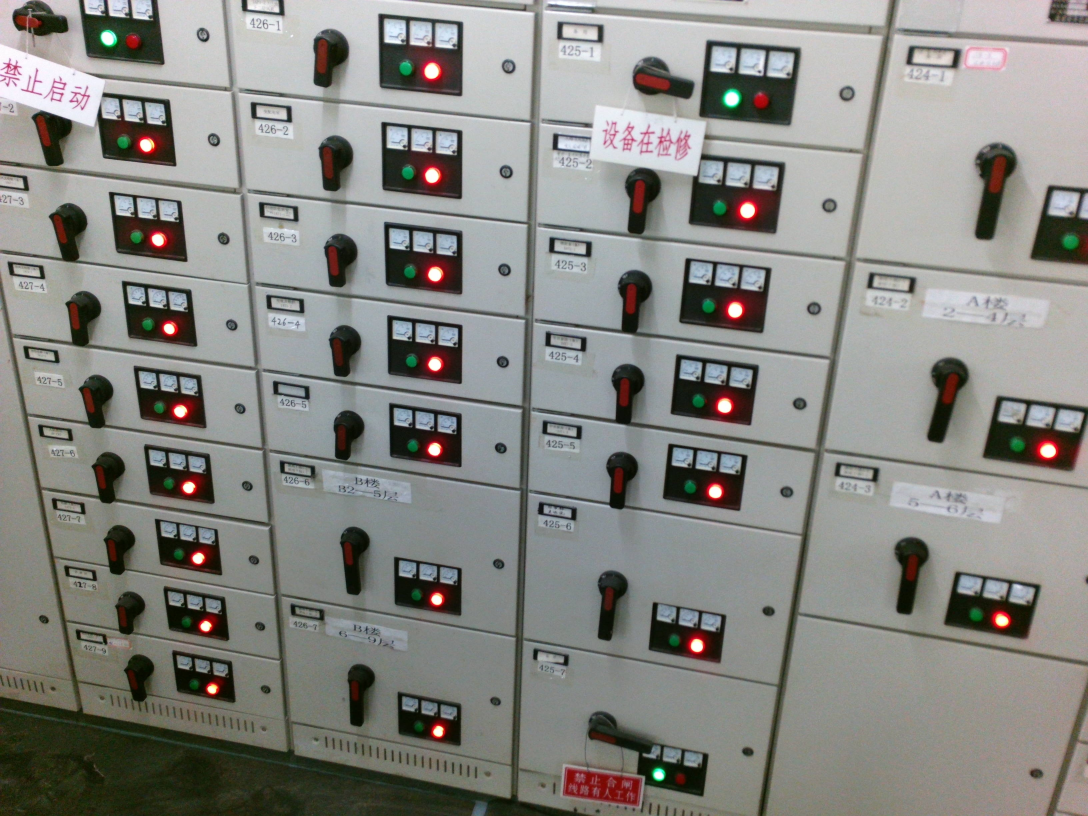
#> input picture capture/sample.jpg, 3264 x 2448 px (shown at 1/3 size)
$ python -i detectstatus.py   (imports and definitions only)   (older library calls are emulated)
#> lines starting #> are read from the running program, lines starting #| are printed output that depends on the picture
import numpy as np
import cv2
import time

cv_version = 36


### input value: draw=True,show, draw=False, not show
### return value:[1,'W']horizontal, [1,'H']vertical,[0,'N']no result
### detection region is inside 0.1~0.8
### steps: threshold & binarization --> erode & dilate --> findcontours --> discrimination
# [985 lines left out: functions detect_Lockgate_Status, detect_LED_green, detect_LED_red, detect_LED_yellow, choose_brightest_area, check_Hsv_LED_red and 4 more, not called in this run]

def detect_LED_gray(src):
#> called with src = 'capture/sample.jpg'
    print (src)

    inImg = cv2.imread(src)
#> inImg is the input picture: shape (2448, 3264, 3); mean B, G, R 130.8, 135.1, 135.2
    rects = []
    w = inImg.shape[1]
#> w = 3264
    h = inImg.shape[0]
#> h = 2448

    if h < 120:
        scale = 2
    else:
        scale = 1

    #cv2.imshow('input', inImg)
    #cv2.waitKey(2)

    resizeImg = cv2.resize(inImg, (int(scale * w), int(scale* h)), interpolation=cv2.INTER_CUBIC)

    img_gray = cv2.cvtColor(resizeImg, cv2.COLOR_BGR2GRAY)
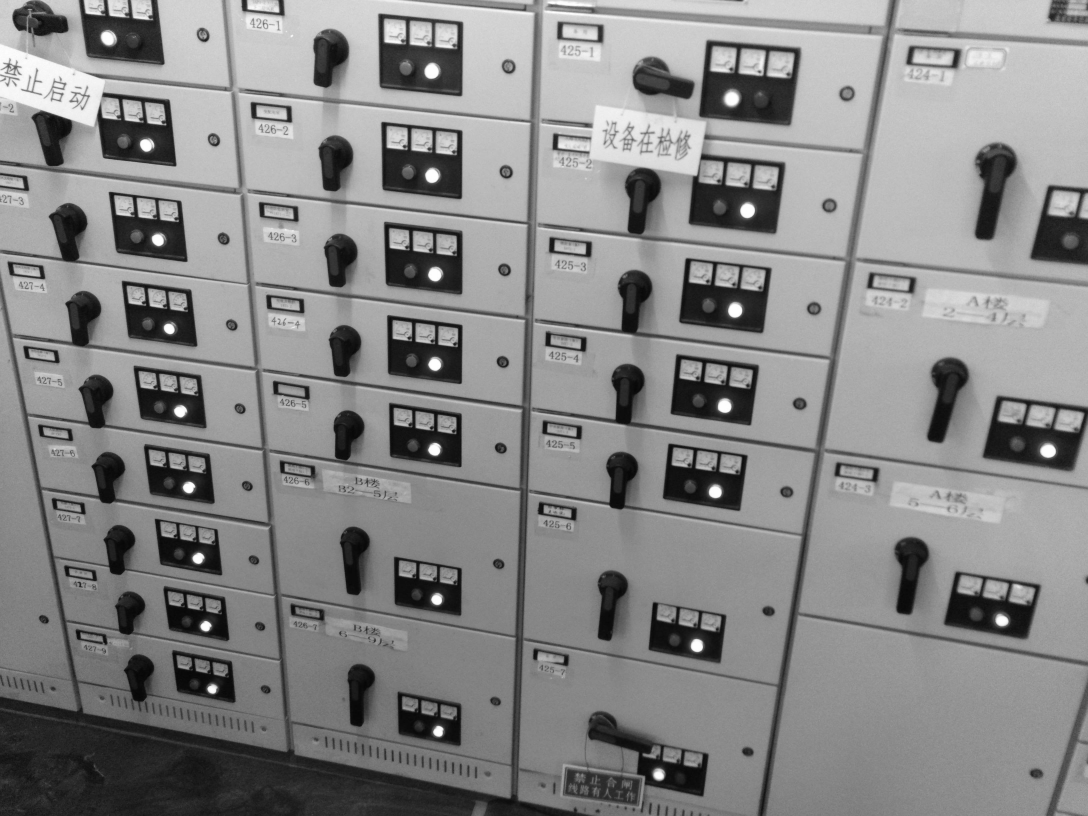
#> img_gray: shape (2448, 3264) (shown at 1/3 size); min 2, max 255, mean 134.7
    img = cv2.medianBlur(img_gray, 5)
    img_bin = cv2.threshold(img,110,255,cv2.THRESH_BINARY_INV)
    cv2.imshow('green', img_gray)
    cv2.waitKey(2)
    time.sleep(1)


    ###------------------###### change hole value from 3 to 8 according to different brightness of light
    convsize = [(1,1)]

    circles = [[]]
    #### try to use different parameter to meet different brightness of image
    for conv in convsize:
        dilated = cv2.dilate(img, cv2.getStructuringElement(cv2.MORPH_ELLIPSE, conv), iterations=2)
        img = dilated
        # [9 lines of commented-out code are left out]

        circles = [[0,0,0]]
        if cv_version == 24:
            circles = cv2.HoughCircles(img,cv2.cv.CV_HOUGH_GRADIENT,1,10,param1=250,param2=20,minRadius=12,maxRadius=60) #10,40
        else:
            circles = cv2.HoughCircles(img,cv2.HOUGH_GRADIENT,1,10,param1=250,param2=20,minRadius=12,maxRadius=60) #10,40

        #circles = cv2.HoughCircles(img,cv2.cv.CV_HOUGH_GRADIENT,1,50,param1=80,param2=30,minRadius=10,maxRadius=50)

        #print (circles)
        if circles is not None:
            break

    if circles is not None:
        circles = np.uint16(np.around(circles))
#> circles = 131 rows, first 8: [1018, 756, 54], [1930, 558, 54], [1904, 860, 50], [990, 138, 52], [1884, 1138, 49], [1866, 1400, 46], [1006, 460, 53], [202, 668, 59]
        for i in circles[0,:]:
            x = i[0]
            y = i[1]
            r = i[2]
            cv2.circle(resizeImg,(x,y),r,(0,0,255),-1)
#> this loop made 131 passes
#> (x, y, r) on passes 1 to 12: (1018, 756, 54), (1930, 558, 54), (1904, 860, 50), (990, 138, 52), (1884, 1138, 49), (1866, 1400, 46), (1006, 460, 53), (202, 668, 59), (1034, 1022, 47), (1044, 1276, 45), (2204, 932, 21), (206, 658, 49)
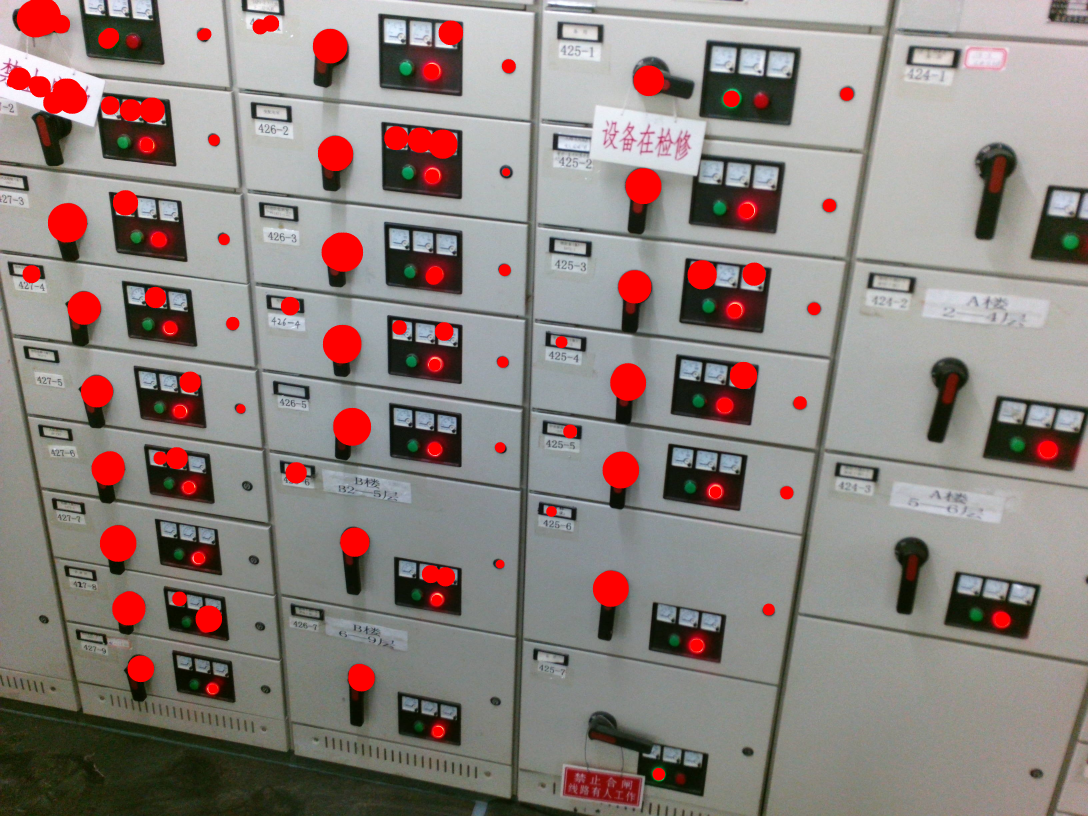
#> resizeImg: shape (2448, 3264, 3) (shown at 1/3 size); mean B, G, R 126.9, 131, 141.7
        # [10 lines of commented-out code are left out]

    return circles

# [13 lines left out: function detecthandle, not called in this run]


# [8 lines of commented-out code are left out]
"""
level = 1000

lev_bright = int(level%10)
lev_hue = int(level%100)
lev_hue = int(lev_hue/10)
lev_sat = int(level%1000)
lev_sat = int(lev_sat/100)
lev_param = int(level/1000)

print(lev_bright, lev_hue, lev_sat, lev_param)

scalar_med = 19.124
scalar_std = 3.678
scalar1 = np.uint16(scalar_med)
std1 = np.uint16(scalar_std)
print(scalar1, std1)
"""

>>> result = detect_LED_gray('capture/sample.jpg')
#> result has the same summary as circles in detect_LED_gray

$ run again, on capture/00123133312f.jpg
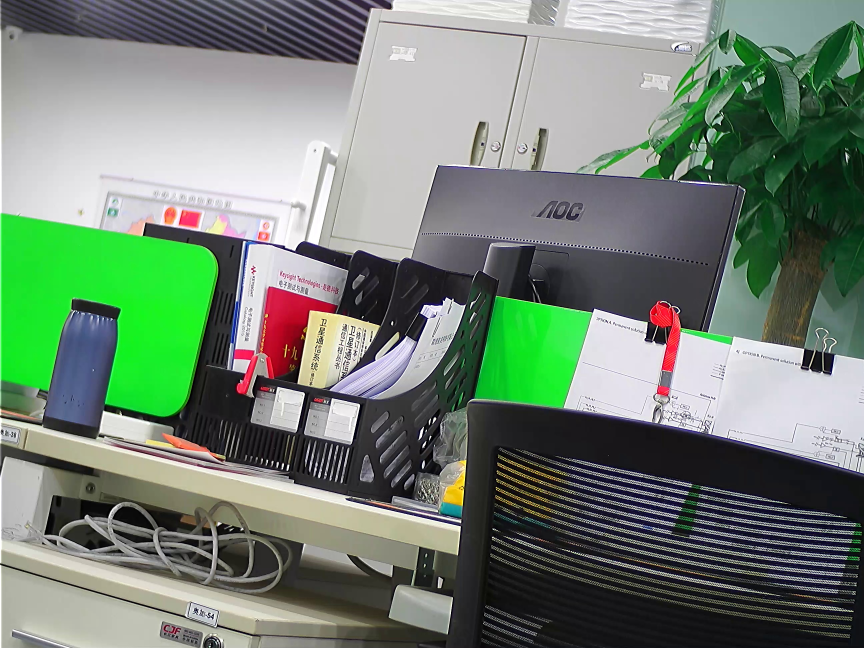
#> input picture capture/00123133312f.jpg, 2592 x 1944 px (shown at 1/3 size)
#> in detect_LED_gray, inImg is the input picture: shape (1944, 2592, 3); mean B, G, R 115.4, 130.5, 114.8
#> in detect_LED_gray, `img_gray = cv2.cvtColor(resizeImg, cv2.COLOR_BGR2GRAY)`:
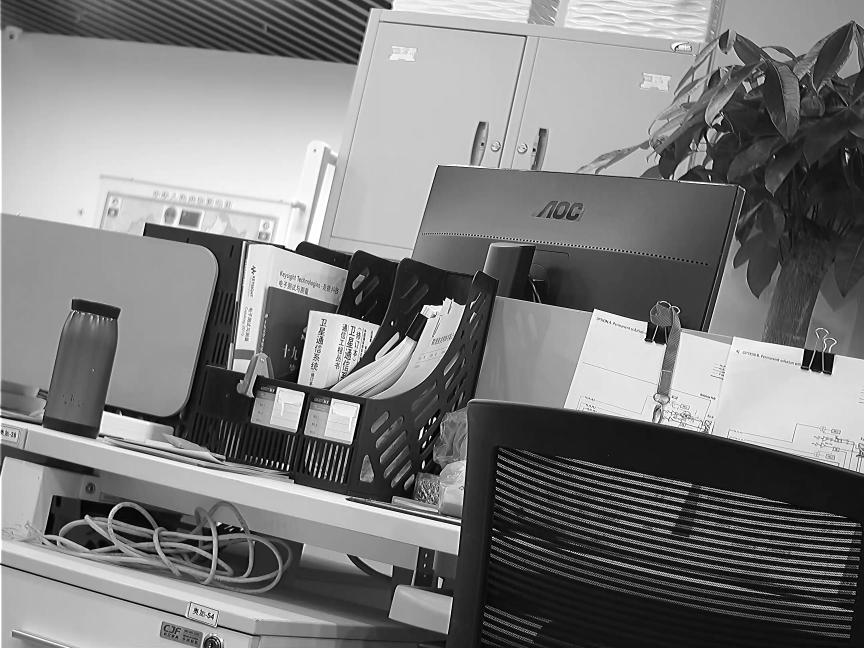
#> img_gray: shape (1944, 2592) (shown at 1/3 size); min 0, max 255, mean 124.1
#> circles = 1948 rows, first 8: [1560, 1438, 59], [380, 1562, 56], [1566, 1458, 58], [1598, 1454, 58], [1554, 1462, 58], [1612, 1460, 58], [2152, 1650, 56], [1716, 1502, 53]
#> the loop in detect_LED_gray, `for i in circles[0,:]:` made 1948 passes
#> after the loop in detect_LED_gray, `for i in circles[0,:]:`:
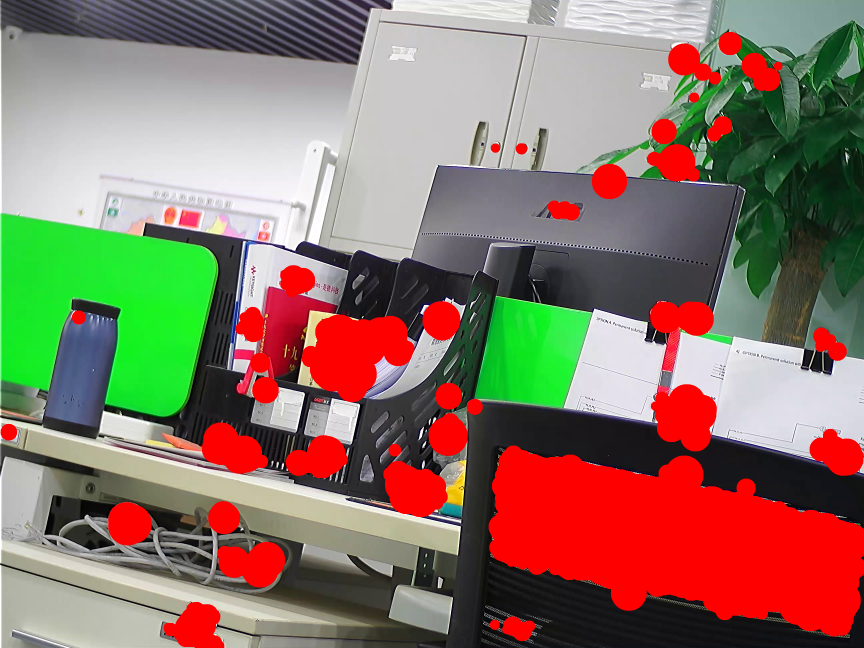
#> resizeImg: shape (1944, 2592, 3) (shown at 1/3 size); mean B, G, R 102.2, 117.3, 140.4
#> result has the same summary as circles in detect_LED_gray

$ run again, on capture/00124113795e.jpg
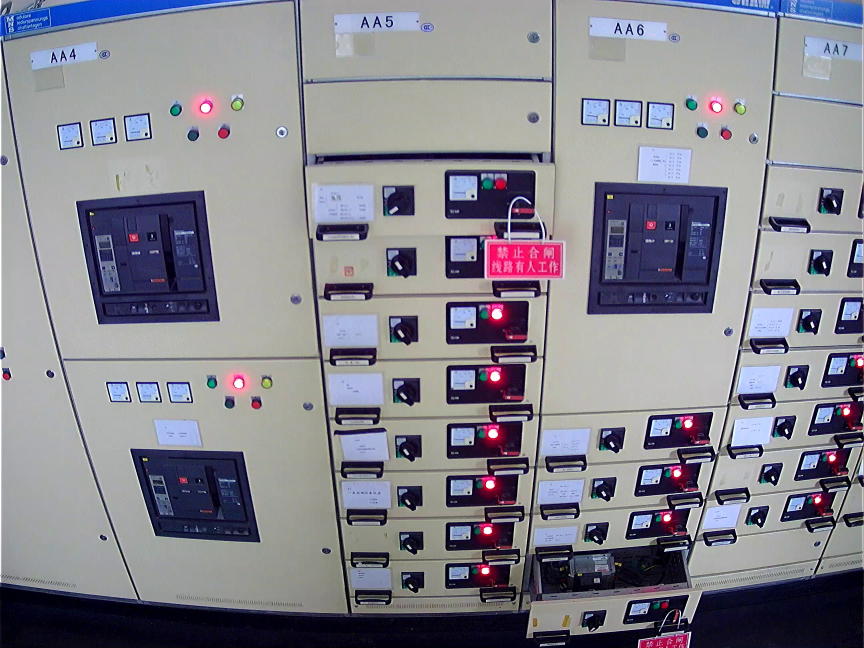
#> input picture capture/00124113795e.jpg, 2592 x 1944 px (shown at 1/3 size)
#> in detect_LED_gray, inImg is the input picture: shape (1944, 2592, 3); mean B, G, R 140.8, 130.9, 131.9
#> in detect_LED_gray, `img_gray = cv2.cvtColor(resizeImg, cv2.COLOR_BGR2GRAY)`:
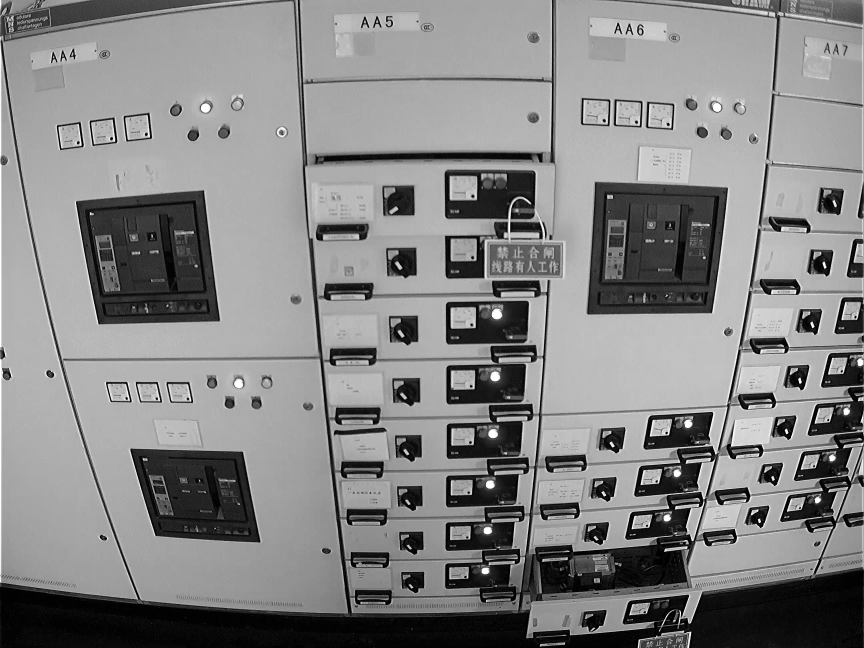
#> img_gray: shape (1944, 2592) (shown at 1/3 size); min 0, max 255, mean 132.3
#> circles = 226 rows, first 8: [2464, 1526, 57], [2032, 1866, 39], [54, 58, 53], [1568, 626, 40], [1942, 1566, 56], [1928, 1868, 59], [2080, 1460, 53], [1486, 1128, 15]
#> the loop in detect_LED_gray, `for i in circles[0,:]:` made 226 passes
#> after the loop in detect_LED_gray, `for i in circles[0,:]:`:
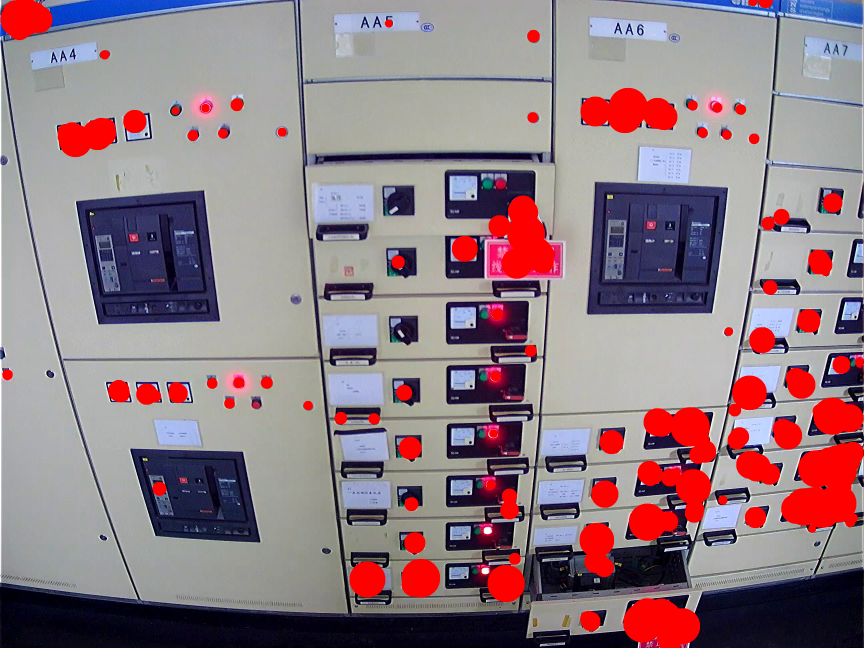
#> resizeImg: shape (1944, 2592, 3) (shown at 1/3 size); mean B, G, R 131.1, 123.3, 143.7
#> result has the same summary as circles in detect_LED_gray

$ run again, on capture/001241137960.jpg
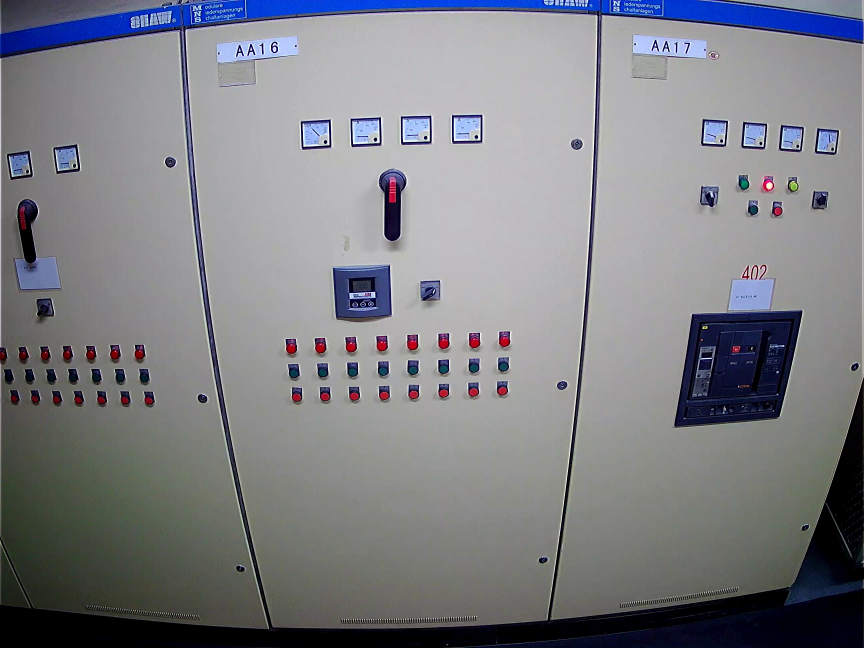
#> input picture capture/001241137960.jpg, 2592 x 1944 px (shown at 1/3 size)
#> in detect_LED_gray, inImg is the input picture: shape (1944, 2592, 3); mean B, G, R 132.8, 127.5, 126.2
#> in detect_LED_gray, `img_gray = cv2.cvtColor(resizeImg, cv2.COLOR_BGR2GRAY)`:
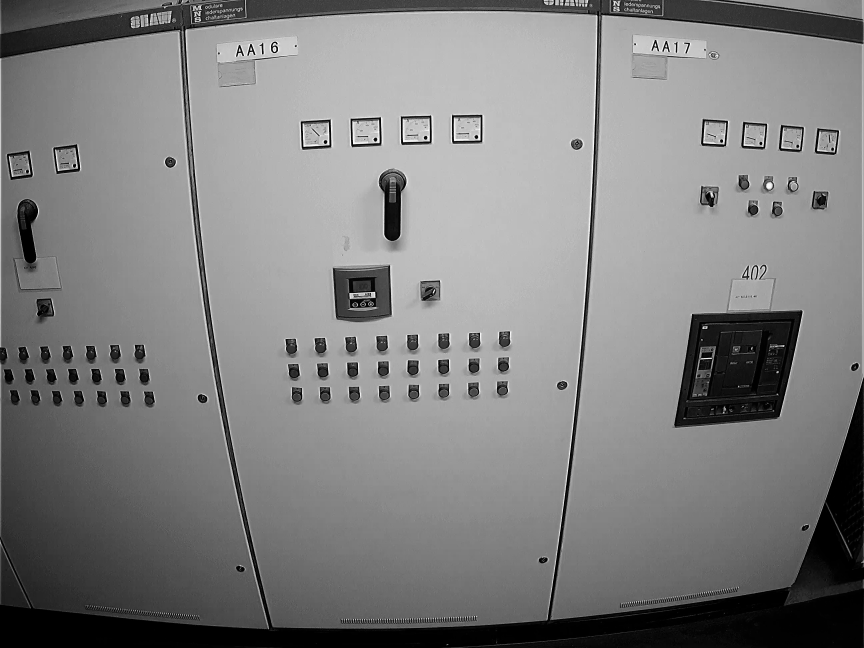
#> img_gray: shape (1944, 2592) (shown at 1/3 size); min 0, max 255, mean 127.7
#> circles = 148 rows, first 8: [1178, 546, 33], [1246, 396, 44], [626, 44, 43], [1088, 850, 43], [1176, 556, 38], [82, 626, 28], [1070, 860, 55], [2366, 416, 39]
#> the loop in detect_LED_gray, `for i in circles[0,:]:` made 148 passes
#> after the loop in detect_LED_gray, `for i in circles[0,:]:`:
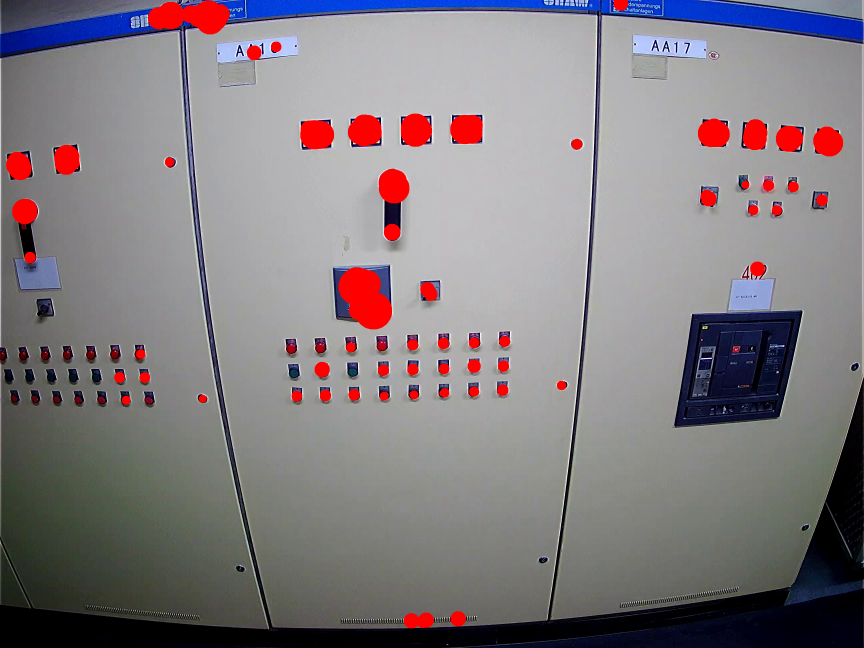
#> resizeImg: shape (1944, 2592, 3) (shown at 1/3 size); mean B, G, R 128.5, 124.5, 131
#> result has the same summary as circles in detect_LED_gray
